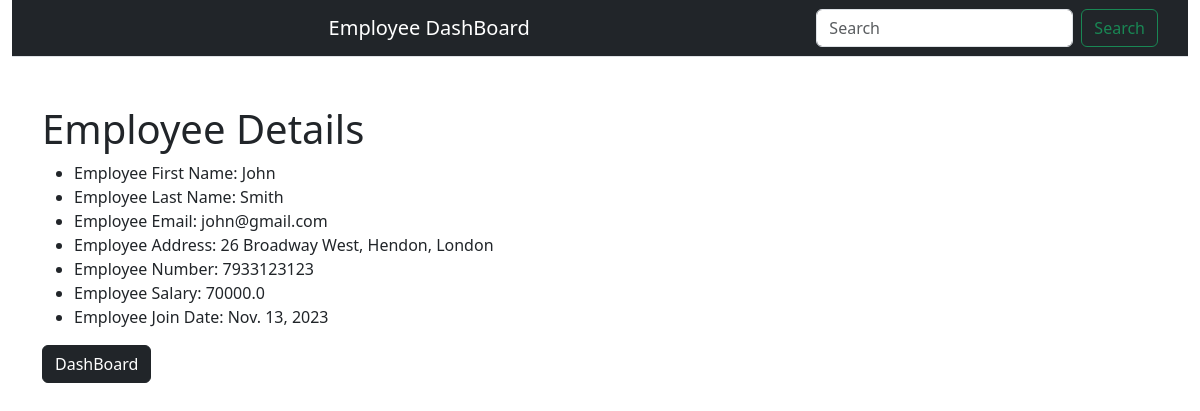
The page /1 on the database its author committed.
### testApp/models.py (models this page shows, shortened)
class Employee(models.Model):
    first_name = models.CharField(max_length=30)
    last_name =  models.CharField(max_length=30)
    Emp_email= models.EmailField()
    Emp_address= models.CharField(max_length=162)
    Emp_number= models.IntegerField()
    Emp_salary= models.FloatField()
    Emp_Join_Date= models.DateField()
    id = models.AutoField(primary_key=True)

### testApp/views.py (the view)
# urls.py: path('<int:pk>', views.EmployeeDetailView.as_view(), name= 'details'),
class EmployeeDetailView(DetailView):
    model= Employee

### templates/testApp/employee_detail.html (shortened to what this page needs)
{% extends "testApp/base.html" %}
{% block body_block %}
<!DOCTYPE html>
<html lang="en">
<head>
</head>
<body>
    <div class="container mt-5">
        <h1>Employee Details</h1>
        <ul>
            <li> Employee First Name: {{ employee.first_name }} </li>
            <li> Employee Last Name: {{ employee.last_name }} </li>
            <li> Employee Email: {{ employee.Emp_email }} </li>
            <li> Employee Address: {{ employee.Emp_address }} </li>
            <li> Employee Number: {{ employee.Emp_number }} </li>
            <li> Employee Salary: {{ employee.Emp_salary }} </li>
            <li> Employee Join Date: {{ employee.Emp_Join_Date }} </li>
        </ul>
        <a href="/" class="btn btn-dark" role="button"> DashBoard </a>
    </div>
</body>
</html>
{% endblock %}

### rows shown on the page
Employee: first_name "John", last_name "Smith", Emp_email "john@gmail.com", Emp_address "26 Broadway West, Hendon, London", Emp_number "7933123123", Emp_salary "70000.0", Emp_Join_Date "Nov. 13, 2023"
